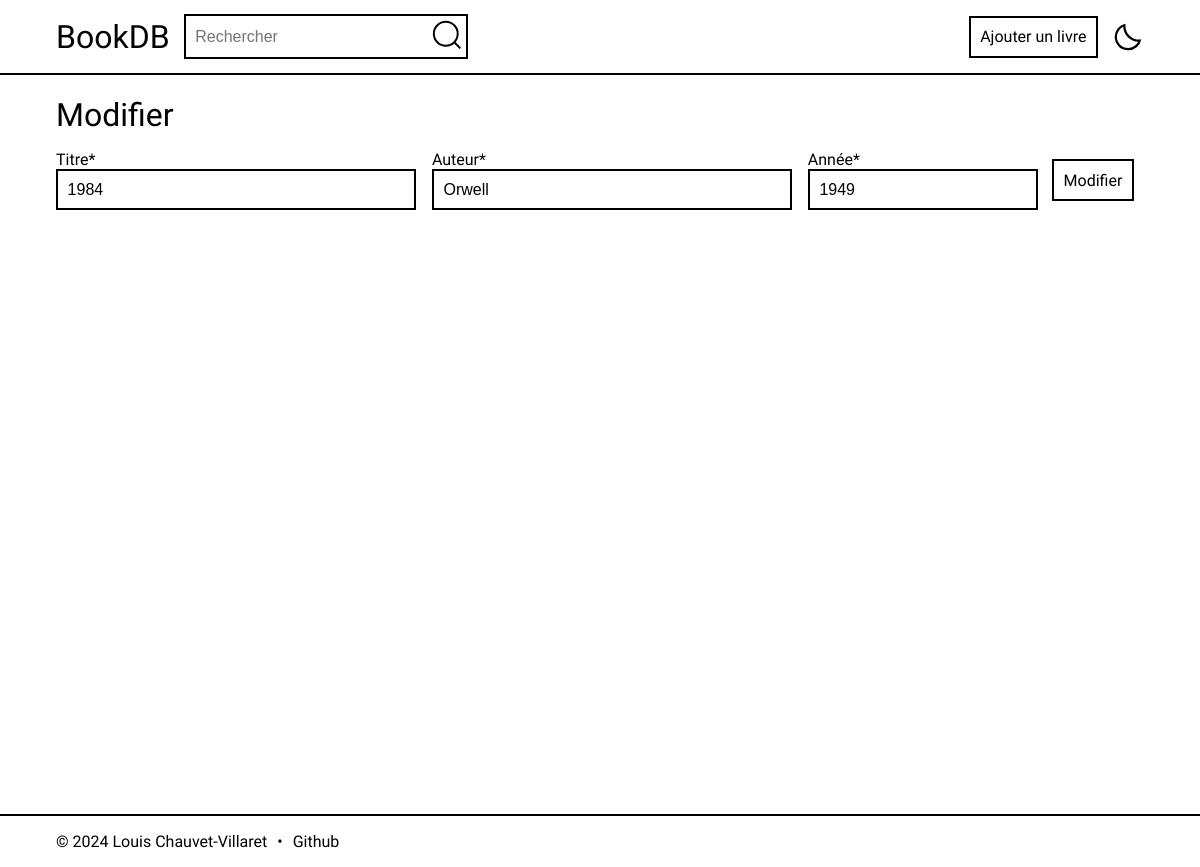
Screenshot of /modifier?id=1 with the database file from the repository.
### tables this page shows
CREATE TABLE books (
                        id     INTEGER
                            primary key autoincrement,
                        title  TEXT    not null,
                        author TEXT    not null,
                        year   INTEGER not null
                    );

### app.py (the view, shortened to what this page needs)
@app.route('/modifier', methods=['POST', 'GET'])
def modifier():
    book_id = request.args.get('id')
    if book_id:
        data = execute_query("SELECT title, author, year FROM books WHERE id=?", [book_id], fetchone=True)
        return render_template('modifier.html', data=data, id=book_id)
    return render_template('modifier.html')

### app.py (called while the page is built)
def get_db_connection():
    conn = sqlite3.connect('books.db')
    conn.row_factory = sqlite3.Row
    return conn

def execute_query(query, params=(), fetchone=False, commit=False):
    conn = get_db_connection()
    cur = conn.cursor()
    try:
        cur.execute(query, params)
        if commit:
            conn.commit()
            return cur
        if fetchone:
            result = cur.fetchone()
        else:
            result = cur.fetchall()
    finally:
        cur.close()
        conn.close()
    return result

### templates/modifier.html (shortened to what this page needs)
{% extends 'base.html' %}
{% block content %}
    <form class="modifier" action="{{ url_for('modifier') }}{% if id %}?id={{ id }}{% endif %}" method="post">
        <h1>{% if id %}Modifier{% else %}Ajouter{% endif %}</h1>
        <div class="grid">
            <label>
                <span>Titre*</span>
                <input type="text" name="title" value="{% if data %}{{ data['title'] }}{% endif %}"
                       placeholder="{% if data %}{{ data['title'] }}{% endif %}" required>
            </label>
            <label>
                <span>Auteur*</span>
                <input type="text" name="author" value="{% if data %}{{ data['author'] }}{% endif %}"
                       placeholder="{% if data %}{{ data['author'] }}{% endif %}" required>
            </label>
            <label>
                <span>Année*</span>
                <input type="number" name="year" value="{% if data %}{{ data['year'] }}{% endif %}"
                       placeholder="{% if data %}{{ data['year'] }}{% endif %}" required>
            </label>
            <div class="flex">
                <button class="hover" type="submit">{% if id %}Modifier{% else %}Ajouter{% endif %}</button>
            </div>
        </div>
    </form>
{% endblock %}

### static/css/style.css (style rules this page uses)
:root { --primary: 0,0,0; --bg: 255,255,255; }
* { margin: 0; padding: 0; box-sizing: border-box; user-select: none; }
body, html { overflow-x: hidden; scroll-behavior: smooth; font-family: "Onest", system-ui; font-optical-sizing: auto; font-style: normal; background: rgb(var(--bg)); color: rgb(var(--primary)); cursor: auto; }
.flex { display: flex; align-items: center; gap: 1rem; }
*:focus, .hover { outline: 2px solid rgb(var(--primary)); }
input, textarea { background: none; padding: 0.6rem; font-size: 1rem; border: none; color: rgb(var(--primary)); }
button { background: none; border: none; cursor: pointer; padding: 0.2rem; color: rgb(var(--primary)); }
.modifier { display: flex; flex-direction: column; gap: 1rem; }
main h1 { font-size: 2rem; font-weight: normal; }
.grid { display: grid; grid-template-columns: 2fr 2fr 0.5fr 0.5fr; gap: 0 1rem; }
main button { font-size: 1rem; font-family: "Onest", system-ui; padding: 0.6rem; }
main label { display: flex; flex-direction: column; }
main textarea, main input { border: 2px solid rgb(var(--primary)); }

### rows the page displays
books: title "1984", author "Orwell", year "1949"
